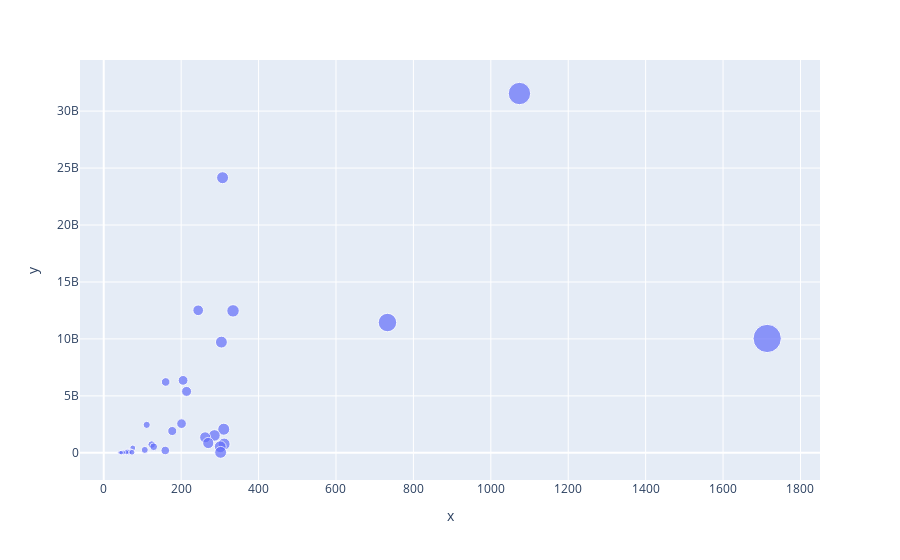

Notebook cell for this chart:
### Code cell
category_installs = df_apps_clean.groupby("Category").aggregate({"Installs": "sum", "App": "count"})
category_installs.sort_values(by='Installs', ascending=False, inplace=True)
category_installs.head(10)

scatter = px.scatter(x=category_installs.App, y=category_installs.Installs, size=category_installs.App, hover_data=[category_installs.App])
scatter.show()

### Figure 1 — Plotly figure (JSON) as saved in the notebook; plotly's stock layout.template omitted (floating-point values rounded to 4 significant figures)
{"data": [{"customdata": [[1074], [307], [244], [334], [733], [1714], [304], [205], [160], [214], [201], [111], [310], [177], [286], [262], [270], [311], [124], [301], [129], [75], [106], [159], [68], [62], [65], [58], [73], [302], [50], [42], [45]], "hovertemplate": "x=%{x}<br>y=%{y}<br>size=%{marker.size}<br>hover_data_0=%{customdata[0]}<extra></extra>", "legendgroup": "", "marker": {"color": "#636efa", "size": [1074, 307, 244, 334, 733, 1714, 304, 205, 160, 214, 201, 111, 310, 177, 286, 262, 270, 311, 124, 301, 129, 75, 106, 159, 68, 62, 65, 58, 73, 302, 50, 42, 45], "sizemode": "area", "sizeref": 4.285, "symbol": "circle"}, "mode": "markers", "name": "", "orientation": "v", "showlegend": false, "type": "scatter", "x": [1074, 307, 244, 334, 733, 1714, 304, 205, 160, 214, 201, 111, 310, 177, 286, 262, 270, 311, 124, 301, 129, 75, 106, 159, 68, 62, 65, 58, 73, 302, 50, 42, 45], "xaxis": "x", "y": [31543862717, 24152241530, 12513841475, 12463070180, 11440724500, 10041105490, 9721243130, 6361859300, 6221897200, 5393110650, 2563331540, 2455660000, 2074352930, 1916291655, 1528531465, 1361006220, 863518120, 770249400, 724267560, 534611120, 533852000, 426096500, 257777750, 206522410, 125082000, 124233100, 62083000, 56036100, 53129800, 42162676, 31116110, 26916200, 15949410], "yaxis": "y"}], "layout": {"legend": {"itemsizing": "constant", "tracegroupgap": 0}, "margin": {"t": 60}, "xaxis": {"anchor": "y", "domain": [0, 1], "title": {"text": "x"}}, "yaxis": {"anchor": "x", "domain": [0, 1], "title": {"text": "y"}}}}
